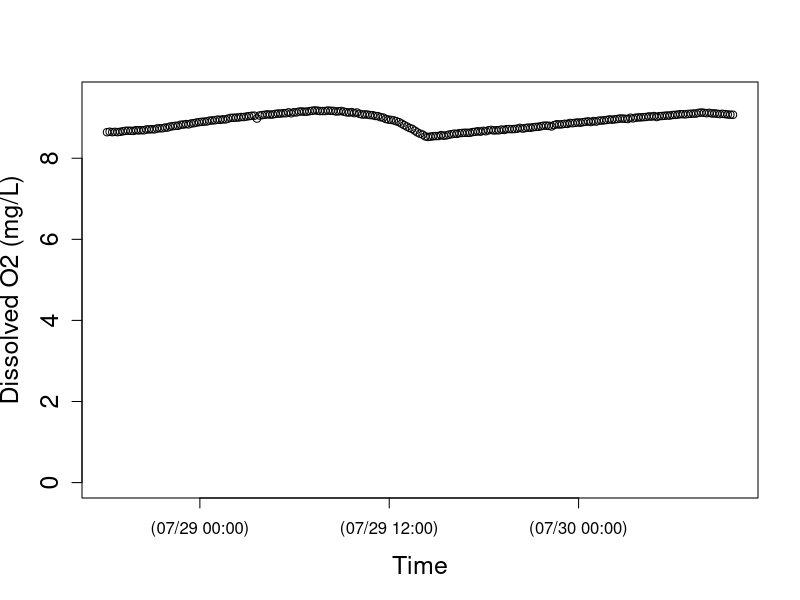
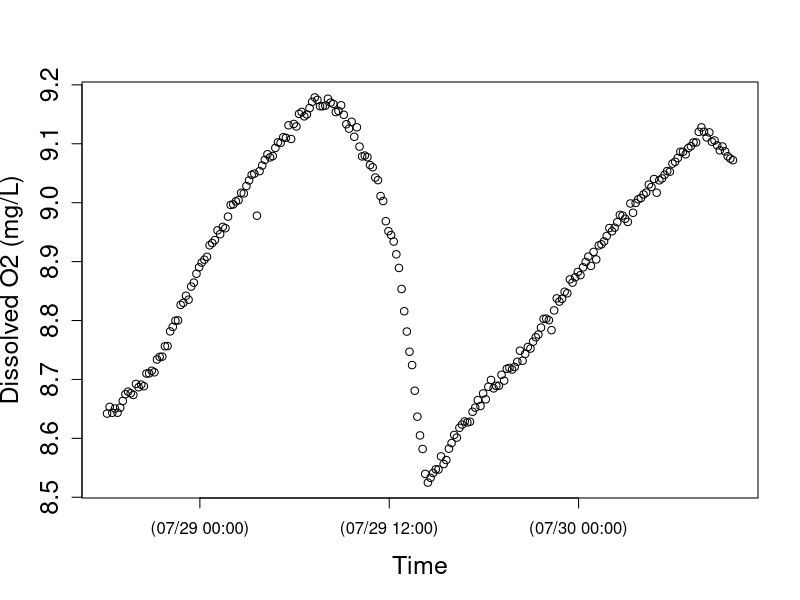

These charts were generated, in order, by the following R code: (Note: this script raises an error after producing the figures.)
setwd("N:/Thesis.N/FreshStart_trans/TempLight_trans/TempLightSum17_trans/FR28jul17")
install.packages("chron")
library(chron)
StreamData=read.table("FR28jul17.csv",header=TRUE)  	##time is in seconds since 1970 and in UTC
StreamData$dtime<-chron(StreamData$time/86400)-(7/24)
## Check new chron object dtime and O2 data
## here is where you can target and remove outliers if you want to check before running models 
plot(StreamData$dtime, StreamData$oxy,cex.lab=1.5, cex.axis=1.5, lwd=1,ylim=c(0,9.5), xlab="Time",ylab="Dissolved O2 (mg/L)")
plot(StreamData$dtime, StreamData$oxy,cex.lab=1.5, cex.axis=1.5, lwd=1, xlab="Time",ylab="Dissolved O2 (mg/L)")

# END data important and management
# [2] LOAD O2 SATURATION FUNCTION

osat<- function(temp, bp) {
  
  tstd<-log((298.15-temp) / (273.15 + temp))
  
  a0<-2.00907
  a1<-3.22014
  a2<-4.0501
  a3<-4.94457
  a4<- -0.256847
  a5<- 3.88767
  
  u<-10^(8.10765-(1750.286/(235+temp)))
  
  sato<-(exp(a0 + a1*tstd + a2*tstd^2 + a3*tstd^3 + a4*tstd^4+a5*tstd^5))*((bp-u)/(760-u))*1.42905
  sato
}

#end of function
# END loading O2 SAT calc #
# [3] LOAD BAROMETRIC PRESSURE FUNCTION
## Function to correct barometric pressure for altitude. From Colt (2012).
## This function gives bp in mmHg for altitude given nearby measurement of standardized barometric pressure. 
## temp is degC 
## alt is m
## bpst is in inches of Hg and the sort of data you will find from U.S. weather stations.  Delete the *25.4 if you in the rest of the world where pressure is given in metric units
####function returns mm of Hg
bpcalc<- function(bpst, alt) {
  bpst*25.4*exp((-9.80665*0.0289644*alt)/(8.31447*(273.15+15)))
}
#end of function
# END loading BP calc function ####### 
# [4] LOAD GAS EXCHANGE (K) FUNCTIONS
# NOTE: The functions you use will depend on the methods used to estimate K (O2, propane, SF6). The temperature correction (Kcor) is embedded in the models below, but the Kcor function must be loaded into R before running the model.
# UNITS are day^(-1)
## This code does the opposite of Kcor below; it estimates K600 for KO2 at a given temperature. From Wanninkhof (1992).
K600fromO2<-function (temp, KO2) {
  ((600/(1800.6 - (120.1 * temp) + (3.7818 * temp^2) - (0.047608 * temp^3)))^-0.5) * KO2
}
#end of function
# This calculates K600 from K measured in a propane addition. From Raymond et al. (2012).
K600frompropane<-function (temp, Kpropane) {
  ((600/(2864 - (154.14 * temp) + (3.791 * temp^2) - (0.0379 * temp^3)))^-0.5) * Kpropane
}
#end of function
# This calculates K600 from K measured in a SF6 addition. From Raymond et al. (2012).
K600fromSF6<-function(temp, KSF6) {
  ((600/(3255.3-(217.13*temp)+(6.837*temp^2)-(0.08607*temp^3)))^-0.5)*KSF6
}
#end of function
# This function calculates KO2 at any given tempertaure from K600. via schmidt number scaling.  The scaling equation if From JÃ¤hne et al. (1987), Schmidt number conversions from Wanninkhof et al. 1992.
Kcor<-function (temp,K600){
  K600/(600/(1800.6-(temp*120.1)+(3.7818*temp^2)-(0.047608*temp^3)))^-0.5
}
#end of function
# END loading K functions
# [5] NIGHTTIME REGRESSION to estimate K -- OPTIONAL
### nighttime regression code to estimate K. Approach as in Hornberger and Kelly (1975).
## o2 file is your oxygen data (defined in subsetting)
## bp is barometric pressure in mm Hg for your site, 
## ts is the time step in MINUTES (not days as in metabolism code below)

nightreg<-function(o2file, bp, ts){
  
  temp<-o2file$temp
  oxy<-o2file$oxy
  
  # moving average on oxy data
  oxyf1<-filter(o2file$oxy,rep(1/3,3), sides=2)
  
  # trim the ends of the oxy data
  oxyf2<- oxyf1[c(-1,-length(oxyf1))]
  
  # calculate delO/delt; convert to units of days by ts in min-1*1440
  deltaO2<-((oxyf2[-1]-oxyf2[-length(oxyf2)])/ts)*1440
  
  # Trim the first two and last one from the temp data to match the filter oxy data
  temptrim<-temp[c(-2:-1,-length(temp))]
  
  # calc the dodef
  satdef<-osat(temptrim,bp)-oxyf2[-1]
  
  # fit linear model and plot using linear model fitting (lm) and abline functions in R stats package
  nreg<-lm(deltaO2~satdef)
  plot(satdef,deltaO2)
  abline(nreg)
  
  # use coef function in R stats package to get lm coefficients
  coeff<-coef(nreg)
  
  # output gives lm coeff and K600 (converted from nighttime regression estimate of KO2)
  out<-list(coeff, K600fromO2(mean(temp), coeff[2]))
  out
  
}
#end of function
# NOTE: this approach works better for some sites/dates than others; always check that your model fit is good and that your K600 estimate makes sense!
#Call as:  The first argument in the function defines when to pull data.  In this case on 10/27/204 (for spring creek) between 18:05 and 23:00

nightreg(StreamData[StreamData$dtime>=as.numeric(chron(dates="07/19/17", times="18:10:00")) & StreamData$dtime<=as.numeric(chron(dates="07/21/17", times="10:00:00")), ], bp=660, ts=10)
# END nighttime regression calculation of K #
# check that light makes sense
plot(StreamData$dtime, StreamData$light,cex.lab=1.5, cex.axis=1.5, lwd=1, xlab="Time",ylab="PAR (umol photons/s/m2)")
# END light
# [7] MODEL v1 - RIVERMETABK; solves for GPP, ER, AND K
##
# [7a] LOAD RIVERMETABK functions
###########################################

## VERSION 1 of possible metabolism model

##### now estimate metabolism

## parameter names (and units) for BOTH rivermetab functions (solving for or fixing K600):
## oxy.mod = modeled O2 (mg/L)
## oxy = O2 data (mg/L)
## MET[1] = GPP = estimated daily gross primary production (g O2 m-2 d-1); + flux of O2 production
## MET[2] = ER = estimated daily ecosystem respiration (g O2 m-2 d-1); - flux of O2 consumption 
## MET[3] = K = estimated K600 (d-1)
## z = estimated site depth (m)
## Kcor = KO2 corrected for temperature, calculated from K600 (d-1)
## bp = barometric pressure (mmHg)
## temp = water temperature (C)
## light = PAR data (or modlight from above light function)
## ts = time step of O2 data from logger (10 min intervals --> units are day, so 10/1440=0.06944)

# Model to calculate GPP, ER and K simultaneously
# This model is advantageous in the sense that one can estimate K from the data, but beware that it may be an overparameterized model.  
# Note that you have the opportunity below to use your light data or modeled light (here as data$light estimated for spring creek and french creek with the light model function above). You decide and modify the function and data names accordingly.

# rivermetabK is the master function that calls the MLE function (onestationmleK) and plotting function (onestationplot) below
rivermetabK<-function(o2file, z, bp, ts){
  
  ##pull data out of loaded o2file (subset in CALL function) and give it a name. 
  temp<-o2file$temp
  oxy<-o2file$oxy
  light<-o2file$light
  
  ##This calls onestationmleK (below) to calculate metabolism by non-linear minimization. We use nlm() function in R stats package; for more information see "help(nlm)"  The first argument is the function to be minimized, the second defines the starting values.  The function that is minimized (onestationmleK, see below) always has as its first argument, a vector of parameters (MET), and second argument a vector of starting values for those parameters, p=c(3,-5, 10).
  
  river.mle<-nlm(onestationmleK, p=c(3,-5, 10), oxy=oxy, z=z,temp=temp,light=light, bp=bp, ts=ts)
  
  ##plot modeled and measaured O2 given MLE estimates of GPP, ER, and K600.  It calls a function below onestationplot()
  
  onestationplot(GPP=river.mle$estimate[1], ER=river.mle$estimate[2],oxy=oxy,z=z,temp=temp,light=light, K=river.mle$estimate[3], bp=bp, ts=ts)
  
  ##return GPP, ER, K600, and MLE values
  b <- list(GPP=river.mle$estimate[1], ER=river.mle$estimate[2], K600=river.mle$estimate[3], neglogL=river.mle$minimum[1])
  b
}
# end of function
# This function returns the negative log likelihood value given O2 data and estimates of GPP, ER, and K (which is vector MET); is included in master rivermetabK function above
onestationmleK<-function(MET,temp, oxy, light, z, bp, ts) {
  
  # create new vector for modeled O2
  oxy.mod<-numeric(length(data))
  # give starting value from oxygen data; this is the only time O2 data is used to model GPP and ER
  oxy.mod[1]<-oxy[1]
  
  # this is the metabolism equation as in Van de Bogert et al 2007 L&OMethods
  for (i in 2:length(oxy)) {oxy.mod[i]<-oxy.mod[i-1]+((MET[1]/z)*(light[i]/sum(light)))+ MET[2]*ts/z+(Kcor(temp[i],MET[3]))*ts*(osat(temp[i],bp)-oxy.mod[i-1]) }
  
  ##below is MLE calculation; output is -log likelihood
  # diff in measured and modeled O2
  sqdiff<-(oxy-oxy.mod)^2 
  # likelihood function
  L <- length(oxy) * (log(((sum(sqdiff)/length(oxy))^0.5))+0.5*log(6.28)) + ((2*sum(sqdiff)/length(oxy))^-1) * sum(sqdiff)
  L
}
# end of function
# this function plots modeled O2 and O2 data from estimates of daily GPP, ER, and K; is included in master rivermetabK function above
# Calls same metabolism equation as in mle function, but plots modeled O2 as a function of GPP, ER, and K estimates from mle
# use this to visually assess your model estimates (should be good agreement between modeled and measured O2)
onestationplot<-function(GPP, ER, oxy, z, temp, K, light, bp, ts) {
  
  oxy.mod<-numeric(length(oxy))
  oxy.mod[1]<-oxy[1]
  
  # this is the metabolism equation as in Van de Bogert et al (2007) L&OMethods
  for (i in 2:length(oxy)) { oxy.mod[i]<-oxy.mod[i-1]+((GPP/z)*(light[i]/sum(light)))+ ER*ts/z+(Kcor(temp[i],K))*ts*(osat(temp[i],bp)-oxy.mod[i-1]) }
  
  plot(seq(1:length(oxy)),oxy.mod, type="l",xlab="Time", ylab="Dissolved oxygen  (mg/L)", cex.lab=1.5, cex.axis=1.5, lwd=2 )
  points(seq(1:length(oxy)),oxy)
}
# end of function

####### END LOADING rivermetabK function #
# [7b] CALL RIVERMETABK function
###########################################

## Call as:  z is depth in m, bp is im mmHg, ts is time steps in days.

# for spring creek data; 10/28/14
###########################################

## Call as:  z is depth in m, bp is im mmHg, ts is time steps in days.

# for spring creek data; 10/28/14
rivermetab<-function(o2file, z, bp, ts, K){
  
  ##pull data out of loaded o2file (subset in CALL function) and give it a name. 
  temp<-o2file$temp
  oxy<-o2file$oxy
  light<-o2file$light
  
  ##calculate metabolism by non linear minimization of MLE function (below)
  river.mle<-nlm(onestationmle, p=c(3,-5), oxy=oxy, z=z,temp=temp,light=light, bp=bp, ts=ts, K=K)
  
  ##plot data; uses same plot function as given for rivermetabK above (relisted below to keep each model as own unit)
  onestationplot(GPP=river.mle$estimate[1], ER=river.mle$estimate[2],oxy=oxy,z=z,temp=temp,light=light, K=K, bp=bp, ts=ts)
  
  ##return GPP, ER, and MLE value
  b<-list(GPP= river.mle$estimate[1], ER= river.mle$estimate[2],  neglogL= river.mle$minimum[1])
  b
}
# end of function

# function returns the likelihood value given O2 data and estimates of GPP, ER (which is vector MET); is included in master rivermetab function above; K600 is fixed
onestationmle<-function(MET,temp, oxy, light, z, bp, ts, K) {
  
  oxy.mod<-numeric(length(data))
  oxy.mod[1]<-oxy[1]
  
  # this is the metabolism equation as in Van de Bogert et al 2007 L&OMethods
  for (i in 2:length(oxy)) {oxy.mod[i]<-oxy.mod[i-1]+((MET[1]/z)*(light[i]/sum(light)))+ MET[2]*ts/z+(Kcor(temp[i],K))*ts*(osat(temp[i],bp)-oxy.mod[i-1]) }
  
  ## below is MLE calculation; output is likelihood
  # diff in measured and modeled O2
  sqdiff<-(oxy-oxy.mod)^2 
  # likelihood function
  L <- length(oxy)*(log(((sum(sqdiff)/length(oxy))^0.5)) +0.5*log(6.28)) + ((2*sum(sqdiff)/length(oxy))^-1)*sum(sqdiff)
  L
}
#end of function

# (As in rivermetabK)
# this function plots modeled O2 and O2 data from estimates of daily GPP and ER; is included in master rivermetab function above
# Calls same metabolism equation as in mle function, but plots modeled O2 as a function of GPP, ER estimates from mle
# use this to visually assess your model estimates (should be good agreement between modeled and measured O2)
onestationplot<-function(GPP, ER, oxy, z, temp, K, light, bp, ts) {
  
  oxy.mod<-numeric(length(oxy))
  oxy.mod[1]<-oxy[1]
  
  # this is the metabolism equation as in Van de Bogert et al (2007) L&OMethods
  for (i in 2:length(oxy)) { oxy.mod[i]<-oxy.mod[i-1]+((GPP/z)*(light[i]/sum(light)))+ ER*ts/z+(Kcor(temp[i],K))*ts*(osat(temp[i],bp)-oxy.mod[i-1]) }
  
  plot(seq(1:length(oxy)),oxy.mod, type="l",xlab="Time", ylab="Dissolved oxygen  (mg/L)", cex.lab=1.5, cex.axis=1.5, lwd=2 )
  points(seq(1:length(oxy)),oxy)
  
  print(summary(lm(oxy~oxy.mod)))
  
}
# end of function
####### END loading rivermetab function ####### 
## Call as:  z is depth in m, bp is im mmHg, ts is time steps in days.

# 10 MIN timestep!! literature k600 values based on slope
rivermetab(o2file=StreamData[StreamData$dtime>=as.numeric(chron(
  dates="07/28/17", times="20:47:00")) & StreamData $dtime<=as.numeric(chron(
    dates="07/30/17", times="08:57:00")), ], 
  z=0.073, 
  bp=723, 
  ts=0.006944, 
  K=212.378159)
# 10 MIN timestep!! my derived k600 values based on velocity
rivermetab(o2file=StreamData[StreamData$dtime>=as.numeric(chron(
  dates="07/28/17", times="20:47:00")) & StreamData $dtime<=as.numeric(chron(
  dates="07/30/17", times="08:57:00")), ], 
  z=0.073, 
  bp=723, 
  ts=0.006944, 
  K=30.3387000)
# 10 MIN timestep!! full model as is 
rivermetabK(o2file=StreamData[ StreamData $dtime>=as.numeric(chron(
  dates="07/28/17", times="20:47:00")) & StreamData $dtime<=as.numeric(chron(
  dates="07/30/17", times="08:57:00")), ], 
  z=0.073, 
  bp=723, 
  ts=0.006944)
